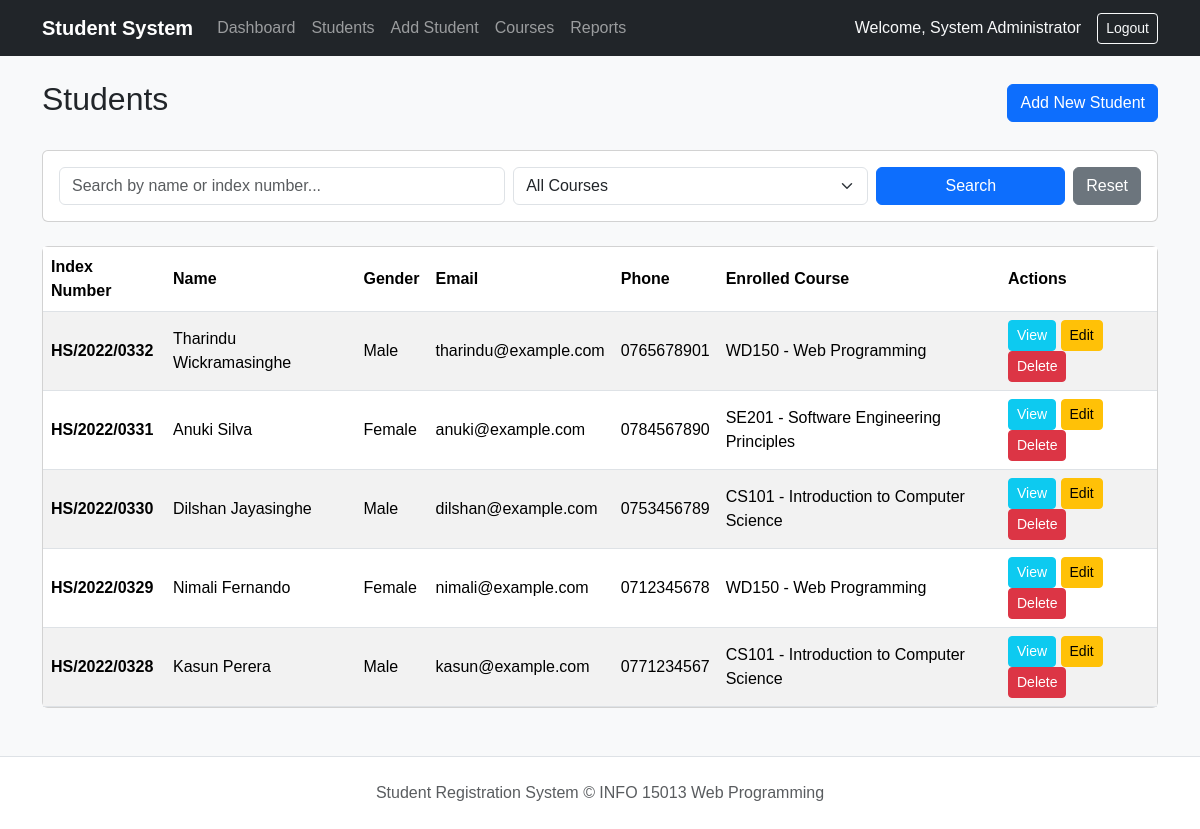
Page /students/index.php (signed in) on the committed database.
### tables this page shows
CREATE TABLE `students` (
  `id` INT AUTO_INCREMENT PRIMARY KEY,
  `index_number` VARCHAR(30) NOT NULL UNIQUE,
  `first_name` VARCHAR(50) NOT NULL,
  `last_name` VARCHAR(50) NOT NULL,
  `dob` DATE NOT NULL,
  `gender` ENUM('Male', 'Female', 'Other') NOT NULL,
  `email` VARCHAR(100) NOT NULL UNIQUE,
  `phone` VARCHAR(20) NOT NULL,
  `address` TEXT NOT NULL,
  `nic` VARCHAR(20) DEFAULT NULL,
  `guardian_name` VARCHAR(100) NOT NULL,
  `guardian_phone` VARCHAR(20) NOT NULL,
  `created_at` TIMESTAMP DEFAULT CURRENT_TIMESTAMP,
  `updated_at` TIMESTAMP DEFAULT CURRENT_TIMESTAMP ON UPDATE CURRENT_TIMESTAMP
);

CREATE TABLE `courses` (
  `id` INT AUTO_INCREMENT PRIMARY KEY,
  `course_code` VARCHAR(20) NOT NULL UNIQUE,
  `course_name` VARCHAR(100) NOT NULL,
  `duration` VARCHAR(50) NOT NULL,
  `description` TEXT DEFAULT NULL,
  `status` ENUM('active', 'inactive') NOT NULL DEFAULT 'active',
  `created_at` TIMESTAMP DEFAULT CURRENT_TIMESTAMP
);

### includes/functions.php (called while the page is built)
<?php
function sanitize($data) {
    return htmlspecialchars(trim((string)$data), ENT_QUOTES, 'UTF-8');
}

### students/index.php (the view, shortened to what this page needs)
<?php
require_once __DIR__ . '/../config/database.php';
require_once __DIR__ . '/../includes/functions.php';
$search = trim($_GET['search'] ?? '');
$sql = "
    SELECT s.*, c.course_code, c.course_name
    FROM students s
    LEFT JOIN enrollments e ON s.id = e.student_id
    LEFT JOIN courses c ON e.course_id = c.id
    WHERE 1=1
";
$params = [];
$sql .= " ORDER BY s.id DESC";
$stmt = $pdo->prepare($sql);
$stmt->execute($params);
$students = $stmt->fetchAll();
require_once __DIR__ . '/../includes/header.php';
?>
<div class="d-flex justify-content-between align-items-center mb-4">
    <h2>Students</h2>
    <a href="add.php" class="btn btn-primary">Add New Student</a>
</div>
<div class="card mb-4">
    <div class="card-body">
        <form method="GET" action="index.php" class="row g-2">
            <div class="col-md-5">
                <input type="text" name="search" class="form-control" placeholder="Search by name or index number..." value="<?= sanitize($search) ?>">
            </div>
            <div class="col-md-4">
                <select name="course_id" class="form-select">
                    <option value="0">All Courses</option>
                </select>
            </div>
            <div class="col-md-3 d-flex gap-2">
                <button type="submit" class="btn btn-primary w-100">Search</button>
                <a href="index.php" class="btn btn-secondary">Reset</a>
            </div>
        </form>
    </div>
</div>
<div class="card">
    <div class="card-body p-0">
        <table class="table table-striped mb-0">
            <thead>
                <tr>
                    <th>Index Number</th>
                    <th>Name</th>
                    <th>Gender</th>
                    <th>Email</th>
                    <th>Phone</th>
                    <th>Enrolled Course</th>
                    <th>Actions</th>
                </tr>
            </thead>
            <tbody>
                <?php if (empty($students)): ?>
                    <tr>
                        <td colspan="7" class="text-center py-3">No students found.</td>
                    </tr>
                <?php else: ?>
                    <?php foreach ($students as $s): ?>
                        <tr>
                            <td><strong><?= sanitize($s['index_number']) ?></strong></td>
                            <td><?= sanitize($s['first_name'] . ' ' . $s['last_name']) ?></td>
                            <td><?= sanitize($s['gender']) ?></td>
                            <td><?= sanitize($s['email']) ?></td>
                            <td><?= sanitize($s['phone']) ?></td>
                            <td>
                                <?php if (!empty($s['course_code'])): ?>
                                    <?= sanitize($s['course_code'] . ' - ' . $s['course_name']) ?>
                                <?php else: ?>
                                    Not Enrolled
                                <?php endif; ?>
                            </td>
                            <td>
                                <a href="view.php?id=<?= $s['id'] ?>" class="btn btn-sm btn-info text-white">View</a>
                                <a href="edit.php?id=<?= $s['id'] ?>" class="btn btn-sm btn-warning">Edit</a>
                                <a href="delete.php?id=<?= $s['id'] ?>" class="btn btn-sm btn-danger" onclick="return confirm('Are you sure you want to delete this student?');">Delete</a>
                            </td>
                        </tr>
                    <?php endforeach; ?>
                <?php endif; ?>
            </tbody>
        </table>
    </div>
</div>
<?php require_once __DIR__ . '/../includes/footer.php'; ?>

### assets/css/style.css (style rules this page uses)
body { font-family: Arial, sans-serif; background-color: #f8f9fa; }
.table th, .table td { vertical-align: middle; }

### rows in the picture
students: index_number "HS/2022/0332", first_name+last_name "Tharindu Wickramasinghe", gender "Male", email "tharindu@example.com", phone "0765678901", courses.course_code+course_name "WD150 - Web Programming"
students: index_number "HS/2022/0331", first_name+last_name "Anuki Silva", gender "Female", email "anuki@example.com", phone "0784567890", courses.course_code+course_name "SE201 - Software Engineering Principles"
students: index_number "HS/2022/0330", first_name+last_name "Dilshan Jayasinghe", gender "Male", email "dilshan@example.com", phone "0753456789", courses.course_code+course_name "CS101 - Introduction to Computer Science"
students: index_number "HS/2022/0329", first_name+last_name "Nimali Fernando", gender "Female", email "nimali@example.com", phone "0712345678", courses.course_code+course_name "WD150 - Web Programming"
students: index_number "HS/2022/0328", first_name+last_name "Kasun Perera", gender "Male", email "kasun@example.com", phone "0771234567", courses.course_code+course_name "CS101 - Introduction to Computer Science"

### other values in the picture
$_SESSION['admin_name'] "System Administrator"
